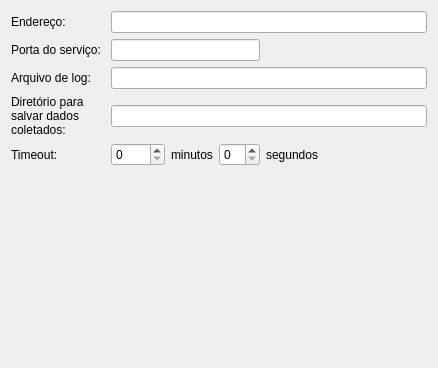
          <widget class="QWidget" name="aquisitionTab">
           <attribute name="title">
            <string>Coleta</string>
           </attribute>
           <layout class="QGridLayout">
            <item row="0" column="0">
             <widget class="QLabel" name="label_37">
              <property name="text">
               <string>Endereço: </string>
              </property>
             </widget>
            </item>
            <item row="0" column="1" colspan="4">
             <widget class="QLineEdit" name="aqAddressLed"/>
            </item>
            <item row="1" column="0">
             <widget class="QLabel" name="label_2">
              <property name="text">
               <string>Porta do serviço: </string>
              </property>
             </widget>
            </item>
            <item row="1" column="1" colspan="3">
             <widget class="QLineEdit" name="aqPortLed"/>
            </item>
            <item row="1" column="4">
             <spacer>
              <property name="orientation">
               <enum>Qt::Horizontal</enum>
              </property>
              <property name="sizeHint" stdset="0">
               <size>
                <width>161</width>
                <height>20</height>
               </size>
              </property>
             </spacer>
            </item>
            <item row="2" column="0">
             <widget class="QLabel" name="label">
              <property name="text">
               <string>Arquivo de log: </string>
              </property>
             </widget>
            </item>
            <item row="2" column="1" colspan="4">
             <widget class="QLineEdit" name="aqLogFileLed"/>
            </item>
            <item row="3" column="0">
             <widget class="QLabel" name="label_41">
              <property name="text">
               <string>Diretório para
salvar dados
coletados:</string>
              </property>
             </widget>
            </item>
            <item row="3" column="1" colspan="4">
             <widget class="QLineEdit" name="aqDirNameLed"/>
            </item>
            <item row="4" column="0">
             <widget class="QLabel" name="label_3">
              <property name="text">
               <string>Timeout:</string>
              </property>
             </widget>
            </item>
            <item row="4" column="1">
             <widget class="QSpinBox" name="aqTimeoutMinSpb">
              <property name="maximum">
               <number>9999</number>
              </property>
             </widget>
            </item>
            <item row="4" column="2">
             <widget class="QLabel" name="label_4">
              <property name="text">
               <string>minutos</string>
              </property>
             </widget>
            </item>
            <item row="4" column="3">
             <widget class="QSpinBox" name="aqTimeoutSecSpb">
              <property name="maximum">
               <number>59</number>
              </property>
             </widget>
            </item>
            <item row="4" column="4">
             <widget class="QLabel" name="label_17">
              <property name="text">
               <string>segundos</string>
              </property>
             </widget>
            </item>
            <item row="5" column="1" colspan="2">
             <spacer>
              <property name="orientation">
               <enum>Qt::Vertical</enum>
              </property>
              <property name="sizeHint" stdset="0">
               <size>
                <width>88</width>
                <height>191</height>
               </size>
              </property>
             </spacer>
            </item>
           </layout>
          </widget>
